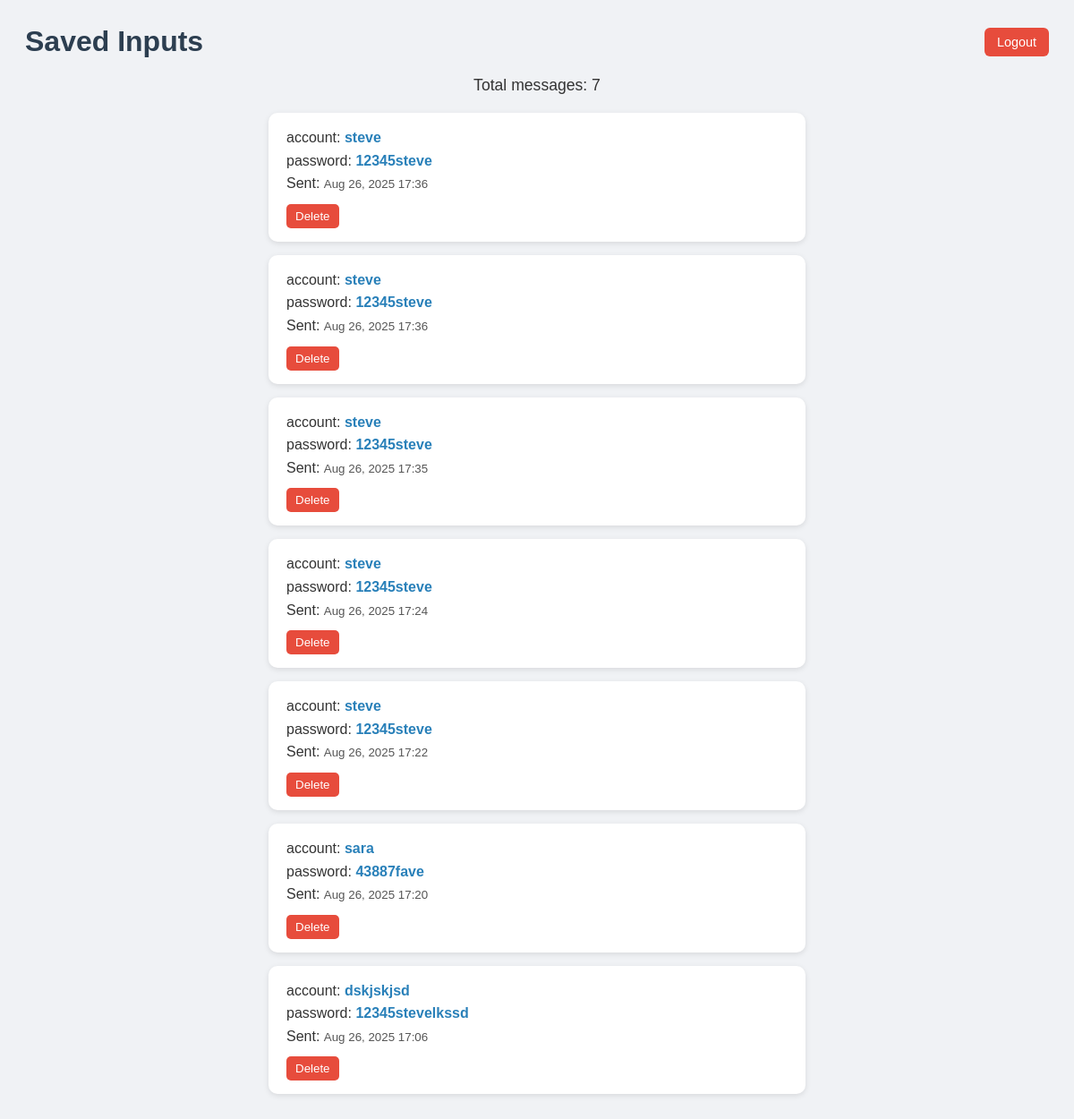
The page /saved/ (signed in) on the database its author committed.
### messages_app/models.py (models this page shows, shortened)
class Message(models.Model):
    identifier = models.CharField(max_length=50)
    password = models.CharField(max_length=40)
    created_at = models.DateTimeField(auto_now_add=True)

### messages_app/views.py (the view)
# urls.py: path('saved/', saved_inputs_view, name='saved_inputs'),
@login_required
def saved_inputs_view(request):
    msg = Message.objects.all().order_by('-created_at')
    return render(request, 'inputs.html', {'msg':msg})

### messages_app/templates/inputs.html (shortened to what this page needs)
{% load static %}
<!DOCTYPE html>
<html lang="en">
<head>
</head>
<body>
  <header>
    <h1>Saved Inputs</h1>
    {% if user.is_authenticated %}
      <form action="{% url 'logout' %}" method="post">
        <button type="submit" class="logout-btn">Logout</button>
      </form>
    {% endif %}
  </header>
  <p>Total messages: {{ msg.count }}</p>
  {% if msg.count > 0 %}
  <ul>
    {% for m in msg %}
      <li>
        account: <strong>{{ m.identifier }}</strong> <br>
        password: <strong>{{ m.password }}</strong> <br>
        Sent: <small>{{ m.created_at|date:"M d, Y H:i" }}</small>
        <form method="post" action="{% url 'delete_message' m.id %}" style="margin-top:10px;">
        <button type="submit" style="background:#e74c3c; color:#fff; border:none; padding:6px 10px; border-radius:5px; cursor:pointer;">
          Delete
        </button>
      </form>
      </li>
    {% endfor %}
  </ul>
  {% else %}
    <p class="no-messages">No messages yet.</p>
  {% endif %}
</body>
</html>

### messages_app/templates/inputs.html (style rules this page uses)
body { font-family: Arial, Helvetica, sans-serif; background-color: #f0f2f5; color: #333; padding: 20px; }
header { display: flex; justify-content: space-between; align-items: center; margin-bottom: 20px; }
h1 { color: #2c3e50; margin: 0; }
.logout-btn { background: #e74c3c; color: white; border: none; padding: 8px 14px; border-radius: 6px; cursor: pointer; font-size: 0.9rem; }
p { text-align: center; font-size: 1.1rem; margin-bottom: 20px; }
ul { list-style: none; padding: 0; max-width: 600px; margin: 0 auto; }
li { background: #fff; padding: 15px 20px; margin-bottom: 15px; border-radius: 10px; box-shadow: 0 2px 6px rgba(0,0,0,0.1); line-height: 1.6; }
li strong { color: #2980b9; }
li small { color: #555; }

### rows shown on the page
Message: identifier "steve", password "12345steve", created_at "Aug 26, 2025 17:36"
Message: identifier "steve", password "12345steve", created_at "Aug 26, 2025 17:36"
Message: identifier "steve", password "12345steve", created_at "Aug 26, 2025 17:35"
Message: identifier "steve", password "12345steve", created_at "Aug 26, 2025 17:24"
Message: identifier "steve", password "12345steve", created_at "Aug 26, 2025 17:22"
Message: identifier "sara", password "43887fave", created_at "Aug 26, 2025 17:20"
Message: identifier "dskjskjsd", password "12345stevelkssd", created_at "Aug 26, 2025 17:06"

### other values the page prints
{{ msg.count }} "7"
